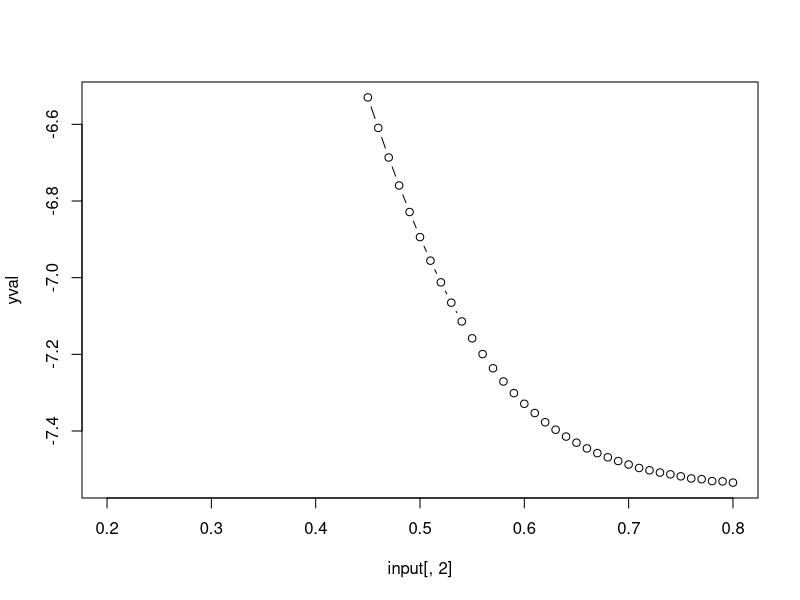
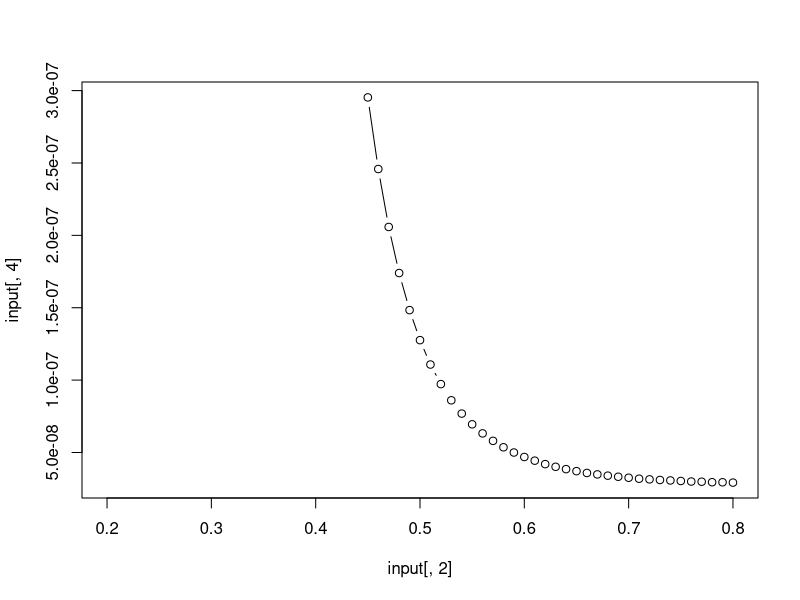

Source code (R) for these figures, in order:
setwd("~/GitHub/hspice/pwmADC/code")
input <- read.table("newcreation.txt", sep = "=", as.is = 4)
yval = log10(as.numeric(input[, 4]))
png("linearity_log")
plot <- plot( input[, 2],yval, type = "b")
dev.off
x11()
png("linearity")
plot <- plot( input[, 2],input[, 4], type = "b")
dev.off